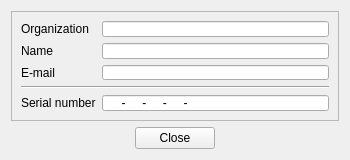
<?xml version="1.0" encoding="UTF-8"?>
<ui version="4.0">
 <class>KGen</class>
 <widget class="QWidget" name="KGen">
  <property name="geometry">
   <rect>
    <x>0</x>
    <y>0</y>
    <width>350</width>
    <height>160</height>
   </rect>
  </property>
  <property name="sizePolicy">
   <sizepolicy hsizetype="Fixed" vsizetype="Fixed">
    <horstretch>0</horstretch>
    <verstretch>0</verstretch>
   </sizepolicy>
  </property>
  <property name="minimumSize">
   <size>
    <width>350</width>
    <height>160</height>
   </size>
  </property>
  <property name="maximumSize">
   <size>
    <width>350</width>
    <height>160</height>
   </size>
  </property>
  <property name="windowTitle">
   <string>Key generator</string>
  </property>
  <property name="windowIcon">
   <iconset theme="dialog-password">
    <normaloff/>
   </iconset>
  </property>
  <layout class="QGridLayout" name="gridLayout">
   <item row="0" column="0" colspan="3">
    <widget class="QFrame" name="frame">
     <property name="frameShape">
      <enum>QFrame::StyledPanel</enum>
     </property>
     <property name="frameShadow">
      <enum>QFrame::Raised</enum>
     </property>
     <layout class="QFormLayout" name="formLayout_2">
      <item row="0" column="0">
       <widget class="QLabel" name="label">
        <property name="text">
         <string>Organization</string>
        </property>
        <property name="buddy">
         <cstring>lineEditOrganization</cstring>
        </property>
       </widget>
      </item>
      <item row="0" column="1">
       <widget class="QLineEdit" name="lineEditOrganization"/>
      </item>
      <item row="1" column="0">
       <widget class="QLabel" name="label_3">
        <property name="text">
         <string>Name</string>
        </property>
        <property name="buddy">
         <cstring>lineEditName</cstring>
        </property>
       </widget>
      </item>
      <item row="1" column="1">
       <widget class="QLineEdit" name="lineEditName"/>
      </item>
      <item row="2" column="0">
       <widget class="QLabel" name="label_2">
        <property name="text">
         <string>E-mail</string>
        </property>
        <property name="buddy">
         <cstring>lineEditEmail</cstring>
        </property>
       </widget>
      </item>
      <item row="2" column="1">
       <widget class="QLineEdit" name="lineEditEmail"/>
      </item>
      <item row="3" column="0" colspan="2">
       <widget class="Line" name="line">
        <property name="orientation">
         <enum>Qt::Horizontal</enum>
        </property>
       </widget>
      </item>
      <item row="4" column="0">
       <widget class="QLabel" name="label_4">
        <property name="text">
         <string>Serial number</string>
        </property>
        <property name="buddy">
         <cstring>lineEditSerial</cstring>
        </property>
       </widget>
      </item>
      <item row="4" column="1">
       <widget class="QLineEdit" name="lineEditSerial">
        <property name="inputMask">
         <string>&gt;HHHHH-HHHHH-HHHHH-HHHHH-HHHHH; </string>
        </property>
       </widget>
      </item>
     </layout>
    </widget>
   </item>
   <item row="1" column="0">
    <spacer name="horizontalSpacer">
     <property name="orientation">
      <enum>Qt::Horizontal</enum>
     </property>
     <property name="sizeHint" stdset="0">
      <size>
       <width>134</width>
       <height>20</height>
      </size>
     </property>
    </spacer>
   </item>
   <item row="1" column="1">
    <widget class="QPushButton" name="pushButtonClose">
     <property name="text">
      <string>Close</string>
     </property>
     <property name="icon">
      <iconset theme="dialog-close">
       <normaloff/>
      </iconset>
     </property>
    </widget>
   </item>
   <item row="1" column="2">
    <spacer name="horizontalSpacer_2">
     <property name="orientation">
      <enum>Qt::Horizontal</enum>
     </property>
     <property name="sizeHint" stdset="0">
      <size>
       <width>134</width>
       <height>20</height>
      </size>
     </property>
    </spacer>
   </item>
  </layout>
 </widget>
 <tabstops>
  <tabstop>lineEditOrganization</tabstop>
  <tabstop>lineEditName</tabstop>
  <tabstop>lineEditEmail</tabstop>
  <tabstop>lineEditSerial</tabstop>
  <tabstop>pushButtonClose</tabstop>
 </tabstops>
 <resources/>
 <connections>
  <connection>
   <sender>lineEditOrganization</sender>
   <signal>textEdited(QString)</signal>
   <receiver>KGen</receiver>
   <slot>changeData(QString)</slot>
   <hints>
    <hint type="sourcelabel">
     <x>319</x>
     <y>20</y>
    </hint>
    <hint type="destinationlabel">
     <x>427</x>
     <y>21</y>
    </hint>
   </hints>
  </connection>
  <connection>
   <sender>lineEditName</sender>
   <signal>textEdited(QString)</signal>
   <receiver>KGen</receiver>
   <slot>changeData(QString)</slot>
   <hints>
    <hint type="sourcelabel">
     <x>275</x>
     <y>46</y>
    </hint>
    <hint type="destinationlabel">
     <x>452</x>
     <y>47</y>
    </hint>
   </hints>
  </connection>
  <connection>
   <sender>lineEditEmail</sender>
   <signal>textEdited(QString)</signal>
   <receiver>KGen</receiver>
   <slot>changeData(QString)</slot>
   <hints>
    <hint type="sourcelabel">
     <x>274</x>
     <y>80</y>
    </hint>
    <hint type="destinationlabel">
     <x>457</x>
     <y>77</y>
    </hint>
   </hints>
  </connection>
  <connection>
   <sender>pushButtonClose</sender>
   <signal>clicked()</signal>
   <receiver>KGen</receiver>
   <slot>close()</slot>
   <hints>
    <hint type="sourcelabel">
     <x>194</x>
     <y>148</y>
    </hint>
    <hint type="destinationlabel">
     <x>190</x>
     <y>200</y>
    </hint>
   </hints>
  </connection>
 </connections>
 <slots>
  <slot>changeData(QString)</slot>
 </slots>
</ui>
